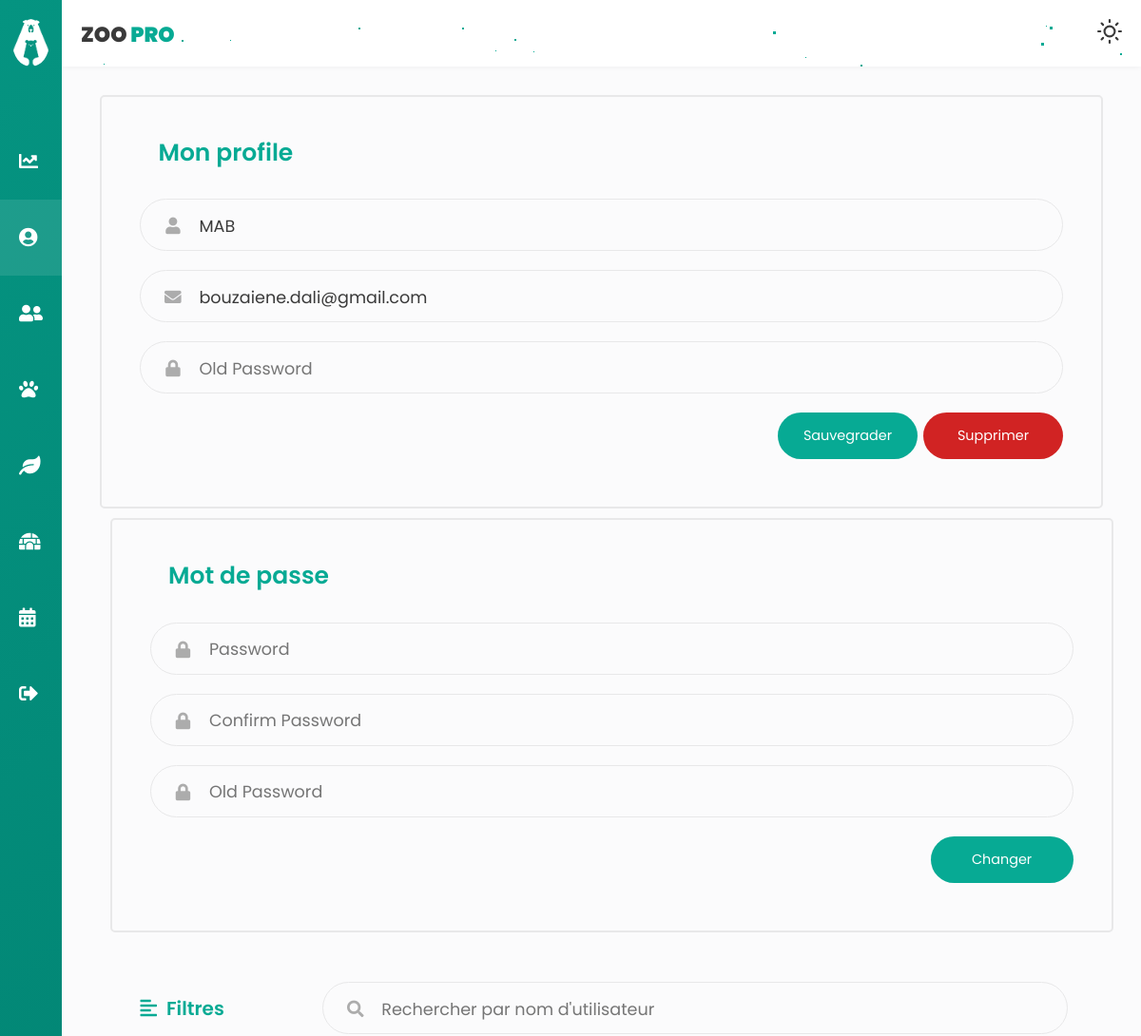
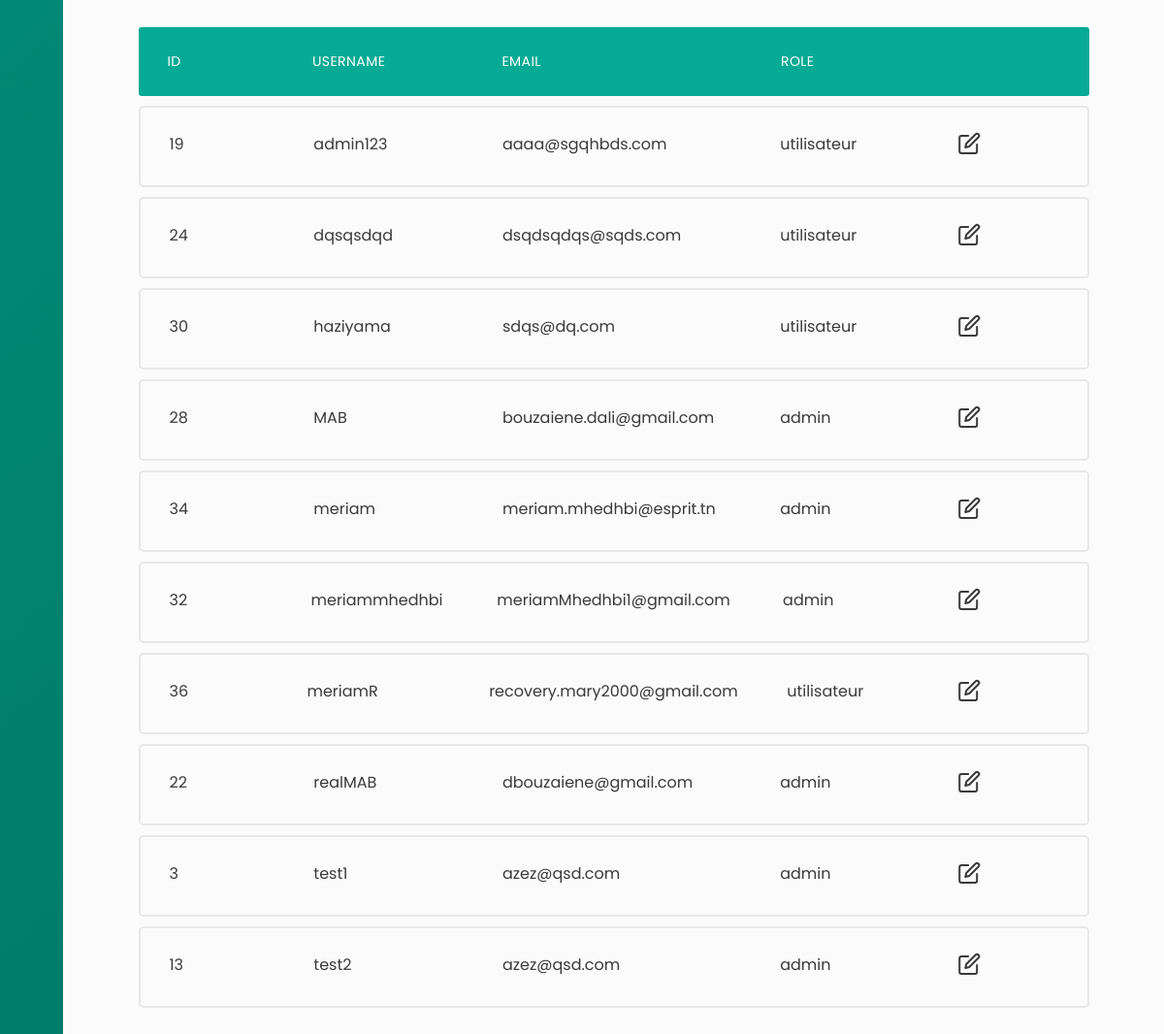
The app's page /users/afficherList (signed in) with its own data (2 pictures, top to bottom).
### tables this page shows
CREATE TABLE `users` (
  `id` int(11) NOT NULL,
  `username` varchar(255) NOT NULL,
  `password` varchar(255) NOT NULL,
  `email` varchar(255) NOT NULL,
  `role_id` int(11) NOT NULL
);

CREATE TABLE `role` (
  `id` int(1) NOT NULL,
  `nom` varchar(12) NOT NULL
);

### app/libraries/Core.php (called while the page is built, shortened)
<?php
  class Core {
    protected $currentMethod = 'index';
    public function __construct(){
      $url = $this->getUrl();
      if(isset($url[0])){
      if(file_exists('../app/controllers/' . ucwords($url[0]). '.php')){
        unset($url[0]);
      }
    }
      $this->currentController = new $this->currentController;
      if(isset($url[1])){
        if(method_exists($this->currentController, $url[1])){
          $this->currentMethod = $url[1];
          unset($url[1]);
        }
      }
      $this->params = $url ? array_values($url) : [];
      call_user_func_array([$this->currentController, $this->currentMethod], $this->params);
    }
    public function getUrl(){
      if(isset($_GET['url'])){
        $url = rtrim($_GET['url'], '/');
        $url = filter_var($url, FILTER_SANITIZE_URL);
        $url = explode('/', $url);
        return $url;
      }
    }
  }

### app/require.php (called while the page is built, shortened)
<?php
    require_once 'libraries/Core.php';
    require_once 'libraries/Controller.php';
    require_once 'libraries/Database.php';
    $init = new Core();

### public/index.php (called while the page is built)
<?php
    require_once '../app/require.php';

### app/libraries/Database.php (called while the page is built, shortened)
<?php
    class Database {
        private $dbHost = DB_HOST;
        private $dbUser = DB_USER;
        private $dbPass = DB_PASS;
        private $dbName = DB_NAME;
        private $statement;
        private $dbHandler;
        public function __construct() {
            $conn = 'mysql:host=' . $this->dbHost . ';dbname=' . $this->dbName;
            $options = array(
                PDO::ATTR_PERSISTENT => true,
                PDO::ATTR_ERRMODE => PDO::ERRMODE_EXCEPTION
            );
            try {
                $this->dbHandler = new PDO($conn, $this->dbUser, $this->dbPass, $options);
            } catch (PDOException $e) {
                $this->error = $e->getMessage();
                echo $this->error;
            }
        }
        public function query($sql) {
            $this->statement = $this->dbHandler->prepare($sql);
        }
        public function bind($parameter, $value, $type = null) {
            switch (is_null($type)) {
                default:
                    $type = PDO::PARAM_STR;
            }
            $this->statement->bindValue($parameter, $value, $type);
        }
        public function execute() {
            return $this->statement->execute();
        }
        public function resultSet() {
            $this->execute();
            return $this->statement->fetchAll();
        }
    }

### app/models/User.php (called while the page is built, shortened)
<?php
class User
{
    private $db;
    public function __construct()
    {
        $this->db = new Database;
    }
    public function getUsers()
    {
        $this->db->query('select count(*) FROM users WHERE role_id = 0');
        return $this->db->resultSet();
    }
    public function getAdmins()
    {
        $this->db->query('select count(*) FROM users WHERE role_id = 1');
        return $this->db->resultSet();
    }
    public function findUserByUsername($username)
    {
        $this->db->query('SELECT * FROM users WHERE username = :username');
        $this->db->bind(':username', $username);
        $this->db->execute();
        if ($this->db->rowCount() > 0) {
            return true;
        } else {
            return false;
        }
    }
    public function afficher()
    {
        $this->db->query('SELECT u.id,u.username,u.email,role.nom FROM users u INNER JOIN role ON u.role_id = role.id');
        return $this->db->resultSet();
    }
}

### app/controllers/Users.php (the view, shortened to what this page needs)
<?php
class Users extends Controller
{
    public function __construct()
    {
        $this->userModel = $this->model('User');
    }
    public function afficherList($error = '')
    {
        $tab = $this->userModel->afficher();
        $data = [
            'tab' => '',
            'users' => '',
            'admins' => '',
            'error' => '',
            'errorUpdate' => '',
            'errorPass' => ''
        ];
        foreach ($tab as $key => $value) {
            $data['tab'] .= '<li class="table-row">
                    <div class="col col-1" data-label="ID">' . $value[0] . '</div>
                    <div class="col col-2" data-label="Username">' . $value[1] . '</div>
                    <div class="col col-3" data-label="Email">' . $value[2] . '</div>
                    <div class="col col-4" data-label="Role">' . $value[3] . '</div>
                    <div class="col col-5">
                        <div class="col-buttons">
                            <button class="tab-btn"><i data-feather="edit"></i></button>
                        </div>
                    </div>
                </li>';
        }
    }
}

### public/css/profile.css (style rules this page uses)
.col-buttons { display: -webkit-box; display: -ms-flexbox; display: flex; -webkit-box-pack: space-evenly; -ms-flex-pack: space-evenly; justify-content: space-evenly; -webkit-box-align: center; -ms-flex-align: center; align-items: center; -webkit-transform: translate(-50%, 0); transform: translate(-50%, 0); }
.responsive-table li { border-radius: 3px; padding: 25px 30px; display: -webkit-box; display: -ms-flexbox; display: flex; -webkit-box-pack: justify; -ms-flex-pack: justify; justify-content: space-between; margin-bottom: 10px; color: var(--tc); }
.responsive-table .table-row { background-color: transparent; border-radius: 5px; border: solid 2px #e8e8e9; }
.responsive-table .col-1 { -ms-flex-preferred-size: 10%; flex-basis: 10%; }
.responsive-table .col-2 { -ms-flex-preferred-size: 15%; flex-basis: 15%; }
.responsive-table .col-3 { -ms-flex-preferred-size: 25%; flex-basis: 25%; }
.responsive-table .col-4 { -ms-flex-preferred-size: 15%; flex-basis: 15%; }
.responsive-table .col-5 { -ms-flex-preferred-size: 10%; flex-basis: 10%; }
.tab-btn { cursor: pointer; background: transparent; color: var(--tc); border: 0; outline: none; }

### records on screen
users: id "19", username "admin123", email "aaaa@sgqhbds.com"
role: nom "utilisateur utilisateur utilisateur utilisateur"
users: id "24", username "dqsqsdqd", email "dsqdsqdqs@sqds.com"
users: id "30", username "haziyama", email "sdqs@dq.com"
users: id "28", username "MAB", email "bouzaiene.dali@gmail.com"
role: nom "admin admin admin admin admin admin"
users: id "34", username "meriam", email "meriam.mhedhbi@esprit.tn"
users: id "32", username "meriammhedhbi", email "meriamMhedhbi1@gmail.com"
users: id "36", username "meriamR", email "recovery.mary2000@gmail.com"
users: id "22", username "realMAB", email "dbouzaiene@gmail.com"
users: id "3", username "test1", email "azez@qsd.com"
users: id "13", username "test2", email "azez@qsd.com"
